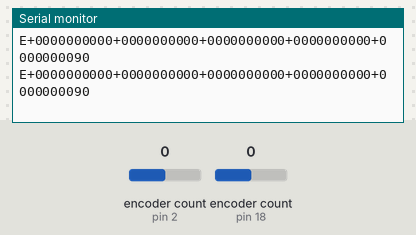
A sketch run on a simulated Arduino Uno, built with avr-gcc and run on an emulated ATmega328P. Shown: the last lines printed to the serial monitor. The inputs (shaded band) are chosen by the test bench; at power-on: encoder count (sensors on pin 2, pin 18) 0.

Above: at 1.2 s.
1.3 s: encoder count (sensor on pin 2) set to 1
At 1.43 s:
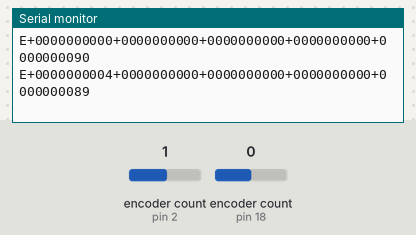
2.8 s: encoder count (sensor on pin 18) set to 1
At 2.86 s:
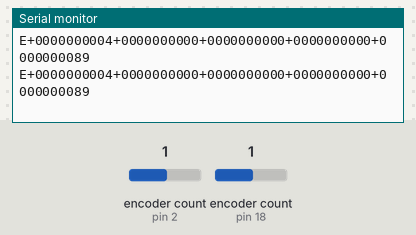
4.3 s: encoder count (sensor on pin 2) set to 2
At 4.3 s:
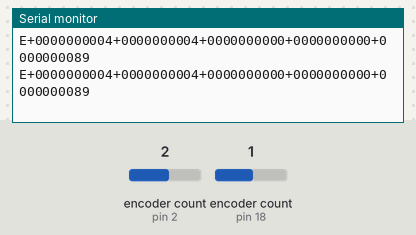
5.8 s: encoder count (sensor on pin 18) set to 2
At 5.86 s:
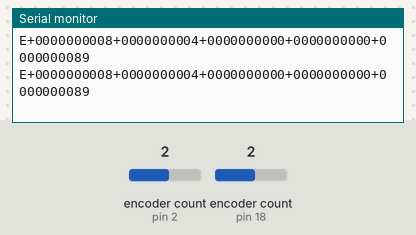
Timing chart, 0 to 8.3 s (numbered marks = the images above; inputs shaded):
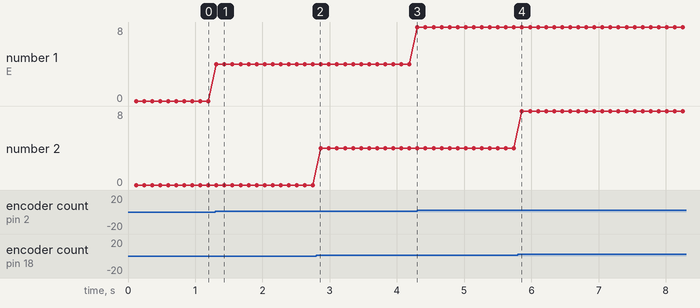

The sketch:

readEncoders.ino
```cpp
/* Read encoder and write to serial
 */

#include <Encoder.h>

// encoder construct
Encoder motorLeft(2, 3); // on interrupt pins
Encoder motorRight(18, 19); // on interrupt pins

// serial setup
void setup() {
  Serial.begin(9600);
//  Serial.println("Encoder Test:");
}

// encoder variables
long positionLeft  = motorLeft.read();
long positionRight = motorRight.read();
long newLeft, newRight;

// serial variables
char message[60];
int counter = 0;

// robot constants
const double enc_counts_to_rads = 2.0*M_PI*1.0/131.0*1.0/64.0;
const double secs_to_mills = 1e3;
const double rads_to_degs = 180.0/M_PI;
const double wheel_size_mm = 45.0;
const double wheel_wheel_distance = 298.45;

// robot motion variables
double robot_x = 0;
double robot_y = 0;
long robot_x_mm, robot_y_mm, robot_theta_deg;
double robot_theta = M_PI/2.0; // radians
double robot_local_y_speed, robot_theta_speed;
double wheel_rot_speed_left, wheel_rot_speed_right;
double wheel_trans_speed_left, wheel_trans_speed_right;

// timing variables
double dt_secs;
long long last_time = millis();
long long curr_time;

void loop() {
  delay(10); // 0.01 secs
  newLeft = motorLeft.read();
  newRight = motorRight.read();
  ++counter;

  // compute instantaneous wheel speeds
  curr_time = millis();
  dt_secs = (curr_time - last_time)/secs_to_mills;
  last_time = curr_time;
  wheel_rot_speed_left = (newLeft - positionLeft)*enc_counts_to_rads/dt_secs;
  wheel_rot_speed_right = -(newRight - positionRight)*enc_counts_to_rads/dt_secs;
  // TODO: moving average filter wheel speeds
  // compute robot translation, rotation speed
  wheel_trans_speed_left = wheel_rot_speed_left*wheel_size_mm;
  wheel_trans_speed_right = wheel_rot_speed_right*wheel_size_mm;
  robot_local_y_speed = (wheel_trans_speed_left + wheel_trans_speed_right)/2.0;
  robot_theta_speed = (wheel_trans_speed_right - wheel_trans_speed_left)/wheel_wheel_distance;

  // integrate to obtain robot position
  robot_x += cos(robot_theta)*robot_local_y_speed*dt_secs;
  robot_y += sin(robot_theta)*robot_local_y_speed*dt_secs;
  robot_theta += robot_theta_speed*dt_secs;
  robot_x_mm = robot_x; robot_y_mm = robot_y;
  robot_theta_deg = robot_theta*rads_to_degs;

  // serial write
  positionLeft = newLeft;
  positionRight = newRight;

  if (counter > 10) { // once every 0.1 secs
    // communicate over serial
    sprintf(message, "E%+011ld%+011ld%+011ld%+011ld%+011ld", positionLeft, positionRight, robot_x_mm, robot_y_mm, robot_theta_deg);
    Serial.print(message);
    Serial.println();
    counter = 0;
  }
  // if a character is sent from the serial monitor,
  // reset both back to zero.
//  if (Serial.available()) {
//    Serial.read();
//    Serial.println("Reset both encoder counts to zero");
//    motorLeft.write(0);
//    motorRight.write(0);
//  }
}
```

Measured:
- after the input at 1.3 s, the serial monitor: prints a new line at once (image 1)
- plotted number 1: 0 → 4 after the input at 1.3 s, 4 → 8 after the input at 4.3 s
